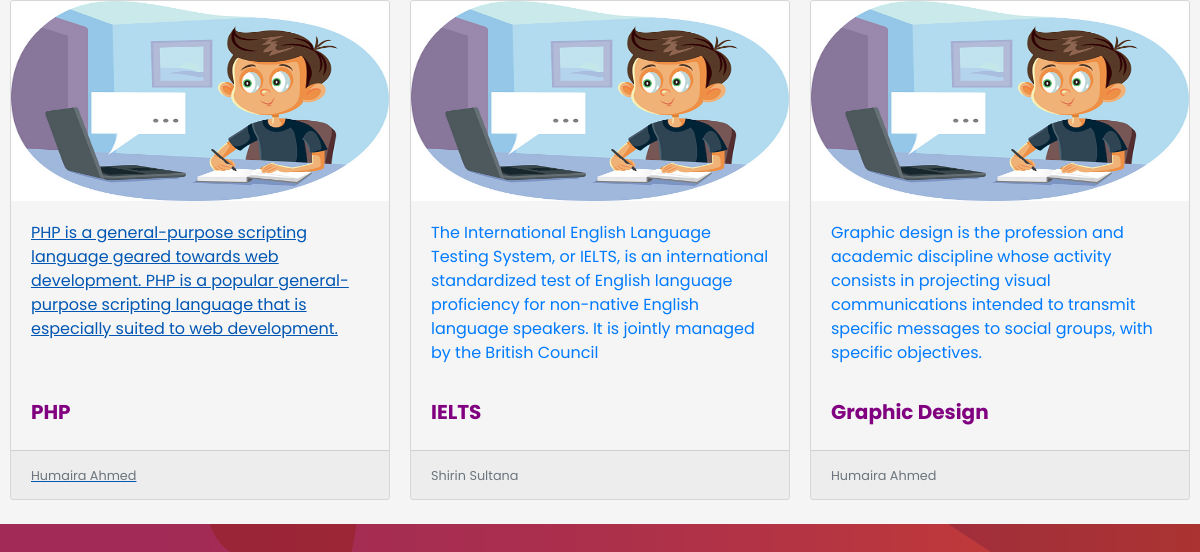
Page /high.php on the committed database.
### tables this page shows
CREATE TABLE `course` (
  `category` int(200) DEFAULT NULL,
  `c_id` int(200) NOT NULL,
  `c_name` varchar(500) NOT NULL,
  `Date` date NOT NULL DEFAULT current_timestamp(),
  `des` varchar(500) NOT NULL,
  `img_path` varchar(500) NOT NULL,
  `tid` int(200) NOT NULL,
  `tname` varchar(500) NOT NULL,
  `cdes` mediumtext NOT NULL,
  `learn` mediumtext DEFAULT NULL,
  `rating` double NOT NULL
);

### db/conn.php (called while the page is built, shortened)
<?php
    require_once 'login.php';
    require_once 'crud.php';
    $crud = new crud($pdo);
?>

### db/crud.php (called while the page is built, shortened)
<?php
  class crud{
      private $db;
      function __construct($conn){
            $this->db = $conn;
      }
     public function high(){
      try{
        $sql = "SELECT * FROM registration,course where registration.c_id=course.c_id GROUP BY registration.c_id HAVING COUNT(registration.c_id)>0;";
        $result = $this->db->query($sql);
        return $result;
    }catch (PDOException $e) {
        echo $e->getMessage();
        return false;
   }
   }
  }
?>

### high.php (the view, shortened to what this page needs)
<?php
require_once 'includes/h3.php';
require_once 'db/conn.php';
$results = $crud->high();
?>
      <div class="slider owl-carousel" style="background-color:whitesmoke;">
      <?php while($r = $results->fetch(PDO::FETCH_ASSOC)) { ?>
        <a href="enroll.php?cat=<?php echo $r['c_id']?>">
          <div class="card">
            <img src="images\img1.jpg" class="card-img-top" alt="...">
            <div class="card-body">
              <h5 class="card-title" style="font-weight:700;"><?php echo $r['c_name'] ?></h5>
              <p class="card-text"><?php echo $r['des'] ?></p>
            </div>
            <div class="card-footer">
              <small class="text-muted"><?php echo $r['tname'] ?></small>
            </div>
          </div>
          <?php }?>  </a>
      </div>
   </body>
</html>

### includes/h3.php (shortened to what this page needs)
<!DOCTYPE html>
<html lang="en">
<head>
    <link rel="stylesheet" href="test.css">
      <link rel="stylesheet" href="https://cdnjs.cloudflare.com/ajax/libs/OwlCarousel2/2.3.4/assets/owl.carousel.min.css">
</head>
<body>

### includes/header.php (shortened to what this page needs)
<!DOCTYPE html>
<html lang="en">
<head>
    <link rel="stylesheet"
    href="https://cdnjs.cloudflare.com/ajax/libs/font-awesome/5.15.4/css/all.min.css"
 />
    <link rel="stylesheet" href="https://stackpath.bootstrapcdn.com/bootstrap/4.3.1/css/bootstrap.min.css">
    <link rel="stylesheet" href="//code.jquery.com/ui/1.12.1/themes/base/jquery-ui.css">
    <link rel="stylesheet" href="css\signin.css" />
</head>
<body>

### login.php (shortened to what this page needs)
<?php
require_once 'includes/header.php';
require_once 'db/conn.php';
?>
<div class="inup">
        <div class="side">
            <h4 class="lernen">Lernen</h4>
            <h6 class="tag">Learn at the comfort of your own home.The best online courses you'll find.</h6>
        </div>
        <div class="ntrans">
            <form action="<?php echo htmlentities($_SERVER['PHP_SELF']); ?>" method="post" class="login">
                <div class="lf">
               <input type="checkbox" name="remembrme" style="position: fixed; top:240px; left: 900px;"> <span style="position: fixed; top:235px; left: 920px;"> Remember Me</span>
                <a href="forgot .php" style="text-decoration: none; position:relative; top: 30px;padding-bottom: 5px;color:#B7264D;">Forgotten Password?</a>
            </div>
            </form>
            <button onclick="togglePopup()" class="showsignup" style="top:380px;" >Create New Account</button>
        </div>
    </div>
</body>
</html>

### test.css (style rules this page uses)
* { margin: 0; padding: 0; box-sizing: border-box; font-family: 'Poppins', sans-serif; }
.slider { max-width: 1400px; display: flex; background-color:white; }
.slider .card { flex: 1; margin: 0 10px; background: whitesmoke; height: 500px; width:380px; }
img { height:200px; }

### css/signin.css (style rules this page uses)
body { background-image: url(../images/login-back.png); }
.inup { position: fixed; top:0; left:0; height:657px; background-color:transparent; overflow:hidden; overflow-x:hidden; width: 100%; }
.lernen { position: absolute; left: 100px; top: 190px; font-family: Arial, Helvetica, sans-serif; color:white; font-size: 50px; }
.tag { position: absolute; left: 100px; top: 280px; font-family: Arial, Helvetica, sans-serif; color:white; font-size: 30px; word-wrap: break-word; }
.side { position: absolute; width: 60%; }
.login { position: relative; display:flex; flex-direction:column; width:50%; height: 100%; left:580px; }
.lf { position: fixed; display:flex; flex-direction:column; justify-content: center; align-items: center; top: 70px; left: 840px; background-color: whitesmoke; width: 400px; height: 420px; border-radius:30px; box-shadow: 0 0 8px black; }
.showsignup { position:absolute; padding: 10px 0px; background-color: blue; width: 250px; margin-top:15px; color:aliceblue; justify-content: center; text-align: center; font-size: 20px; font-family: Arial, Helvetica, sans-serif; border-radius: 10px; border: none; outline: none; left: 920px; top:360px; }
h5 { position: fixed; top: 400px; color:purple; font-weight: normal; }
h6 { position: fixed; top: 240px; color:purple; font-weight: normal; }

### rows in the picture
course: c_name "PHP", des "PHP is a general-purpose scripting language geared towards web development. PHP is a popular general-purpose scripting language that is especially suited to web development.", tname "Humaira Ahmed"
course: c_name "IELTS", des "The International English Language Testing System, or IELTS, is an international standardized test of English language proficiency for non-native English language speakers. It is jointly managed by the British Council", tname "Shirin Sultana"
course: c_name "Graphic Design", des "Graphic design is the profession and academic discipline whose activity consists in projecting visual communications intended to transmit specific messages to social groups, with specific objectives.", tname "Humaira Ahmed"
